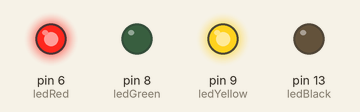
Simulated run of this sketch. Board: Arduino Uno, built with avr-gcc and run on an emulated ATmega328P. On the bench: output pins drawn as LEDs (lit = HIGH). Random numbers use the default seed unless the sketch sets one.

Above: at 0.63 s.
At 1.81 s:
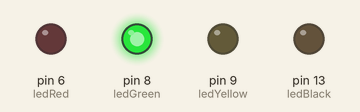
At 10.45 s:
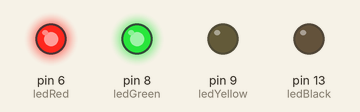
At 18.76 s:
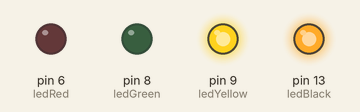
At 24.74 s:
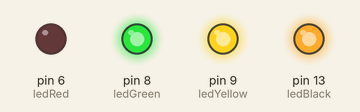
At 35.11 s:
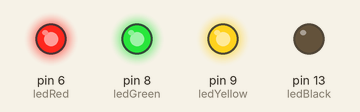
Timing chart, 0 to 40.0 s (numbered marks = the images above):
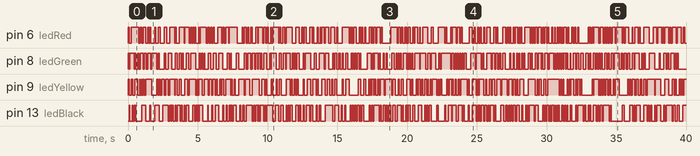

The sketch:

randomLight.ino
```cpp
/* TrueRandom Library repository:
 * https://code.google.com/p/tinkerit/wiki/TrueRandom
 */

#include <TrueRandom.h>

int ledRed = 6;
int ledGreen = 8;
int ledYellow = 9;
int ledBlack = 13;

void setup() {
  pinMode (ledRed, OUTPUT);
  pinMode (ledGreen, OUTPUT);
  pinMode (ledYellow, OUTPUT);
  pinMode (ledBlack, OUTPUT);
}

void loop() {
  digitalWrite(ledRed, TrueRandom.random(2));
  digitalWrite(ledGreen, TrueRandom.random(2));
  digitalWrite(ledYellow, TrueRandom.random(2));
  digitalWrite(ledBlack, TrueRandom.random(2));
  int ledDelay = TrueRandom.random(50, 100);
  delay(ledDelay);
}
```
